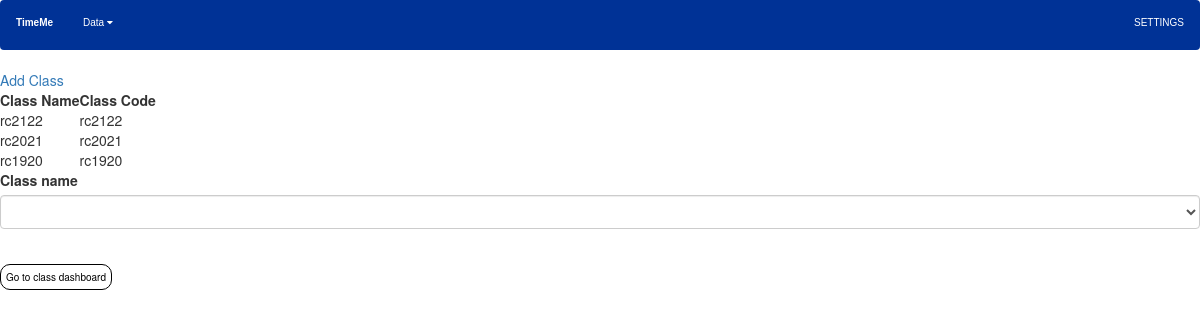
Screenshot of /viewclass (signed in) with the database file from the repository.
### timeme/models.py (models this page shows)
class Classes(db.Model):
    __tablename__ = "classes"
    classID = db.Column(db.Integer, primary_key=True)
    className = db.Column(db.String, nullable=False)
    classCode = db.Column(db.String(6),nullable=False)
    classAdminID = db.Column(db.Integer, db.ForeignKey("users.id"))
    classes_admin = db.relationship('Users', lazy=True, foreign_keys=[classAdminID])
    def __repr__(self):
        return '{}'.format(str(self.className))

### timeme/routes.py (the view)
@app.route('/viewclass', methods=['GET', 'POST'])
def viewclasses():
    check = check_user()
    session["current_classid"] = 0
    if check == 1:
        form = SelectClass()
        classn = list(db.session.query(Classes.className, Classes.classCode).filter_by(classAdminID = current_user.id).all())
        headings = ('Class Name', 'Class Code')
        if form.validate_on_submit():
            classid = list(db.session.query(Classes.classID).filter_by(className=str(form.classname.data), classAdminID=current_user.id).first())
            session["current_classid"] = classid[0]
            return redirect(url_for('adash'))
        return render_template("admin/viewclasses.html", headings=headings, classes=classn, form=form)
    elif check == 0:
        return redirect(url_for('udash'))
    else:
        return redirect(url_for('login'))

### timeme/forms.py
class SelectClass(FlaskForm):
    classname = QuerySelectField('Class name', query_factory=classes_query, allow_blank=True, validators=[DataRequired()])
    submit = SubmitField('Go to class dashboard')

### timeme/forms.py (called while the page is built)
def classes_query():
    return Classes.query.filter_by(classAdminID=current_user.id).all()

### timeme/models.py (called while the page is built)
@login_man.user_loader
def getuser(user_id):
    return Users.query.get(int(user_id))

### timeme/routes.py (called while the page is built)
def check_user():
    if current_user.is_authenticated:
        if current_user.isAdmin == 1:
            return 1
        elif current_user.isAdmin == 0:
            return 0
    else:
        return 2

### timeme/templates/admin/viewclasses.html (shortened to what this page needs)
{% include "html/adminview.html" %}
<!DOCTYPE html>
<html lang="en" dir="ltr">
  <head>
    <link rel="stylesheet" href="../static/loginstyle.css">
    <link rel="stylesheet" href="https://maxcdn.bootstrapcdn.com/bootstrap/3.4.1/css/bootstrap.min.css">
  </head>
  <body>
    <div class="">
      <div class="add">
        <a href="{{ url_for('addclass') }}">Add Class</a>
      </div>
      <div class="view-table">
        <table>
          <tr>
            {% for header in headings %}
            <th>{{ header }}</th>
            {% endfor %}
          </tr>
          {% for row in classes %}
          <tr>
            <td>{{ row.className }}</td>
            <td>{{ row.classCode }}</td>
          </tr>
          {% endfor %}
        </table>
      </div>
    </div>
    <form class ="form" method="post" action="">
      <div class="form-group">
        {{ form.classname.label(id="left")}}
        {% if form.classname.errors %}
            {{ form.classname(class="form-control form-control-lg is-invalid") }}
            <div class="invalid-feedback">
                {% for error in form.classname.errors %}
                    <span>{{ error }}</span>
                {% endfor %}
            </div>
        {% else %}
            {{ form.classname(class="form-control form-control-lg") }}
        {% endif %}
      </div>
      <br>
      <div class="form-group">
          {{ form.submit(class="login-button") }}
      </div>
    </form>
  </body>
</html>

### timeme/static/style.css (style rules this page uses)
* { box-sizing: border-box; padding: 0; margin: 0; }

### timeme/static/loginstyle.css (style rules this page uses)
.login-button { background-color: #003296; color: black; padding: 5px 5px; font-size: 10px; border-radius: 10px; border: 1px solid #000; background-color: inherit; font-family: inherit; }
#left { text-align: left; }

### rows the page displays
Classes: className "rc2122", classCode "rc2122"
Classes: className "rc2021", classCode "rc2021"
Classes: className "rc1920", classCode "rc1920"

### other values shown
{{ header }} "Class Name" "Class Code"
